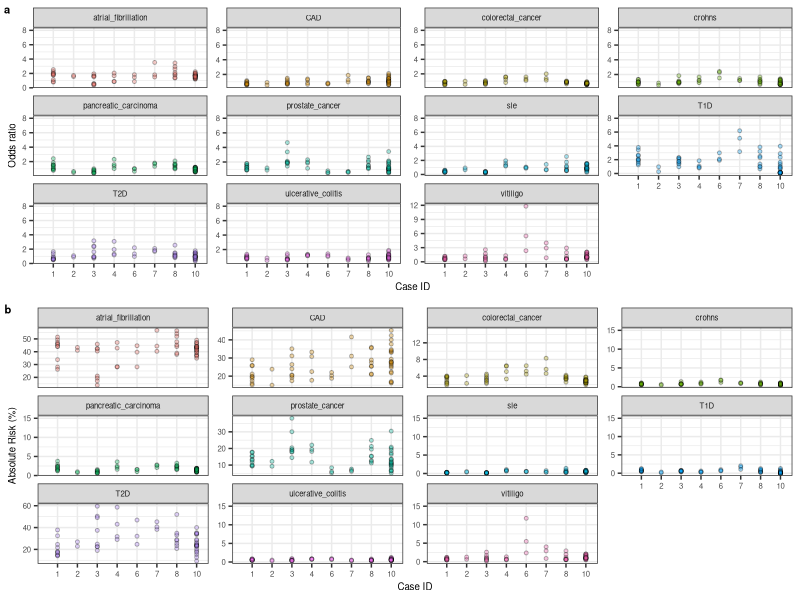

Write the R code that produced this figure.
library(ggplot2)
library(ggpubr)
#Read data into a table
oddsratios<-read.table("./data/retro.or.lifetimerisk.txt", header=T)

#Generate plots for each phenotype with data for each family
orplot<-ggplot(oddsratios,aes(x=as.factor(caseid),y=oddsratio,fill=phenotype),show.legend=FALSE) + geom_point(data=oddsratios,aes(x=as.factor(caseid),y=as.numeric(oddsratio)),shape = 21,size=1, color="black",alpha=.31,show.legend=FALSE) + facet_wrap(~ phenotype, ncol=4, scales = "free_y")+theme(panel.border = element_rect(colour = "black", fill=NA, size=0.1),strip.background = element_blank()) + theme_bw()+ylab("Odds ratio") + xlab("Case ID")+geom_blank(data=oddsratios, aes(x=0, y=8))+theme(text = element_text(size=7))

#ggsave("./figures/SuppFig3a.pdf", plot=orplot, dpi=300, width=180, height=95, units=c("mm"), device="pdf")



#Generate plots for each phenotype with data for each family
absplot<-ggplot(oddsratios,aes(x=as.factor(caseid),y=lifetimerisk*100,fill=phenotype),show.legend=FALSE) + geom_point(data=oddsratios,aes(x=as.factor(caseid),y=as.numeric(lifetimerisk*100)),shape = 21,size=1, color="black",alpha=.31,show.legend=FALSE) + facet_wrap(~ phenotype, ncol=4, scales = "free_y")+theme(panel.border = element_rect(colour = "black", fill=NA, size=0.1),strip.background = element_blank()) + theme_bw()+ylab("Absolute Risk (%)") + xlab("Case ID")+geom_blank(data=oddsratios, aes(x=0, y=15))+theme(text = element_text(size=7))

combinedplot<-ggarrange(orplot, absplot, ncol=1,nrow=2, labels=c("a","b"),font.label=list(color="black", size=8),hjust=-0.65)

ggsave("./figures/SuppFig3.pdf", plot=combinedplot, dpi=300, width=180, height=190, units=c("mm"), device="pdf")

#ggsave("./figures/SuppFig3b.pdf", plot=absplot, dpi=300, width=180, height=90, units=c("mm"), device="pdf")